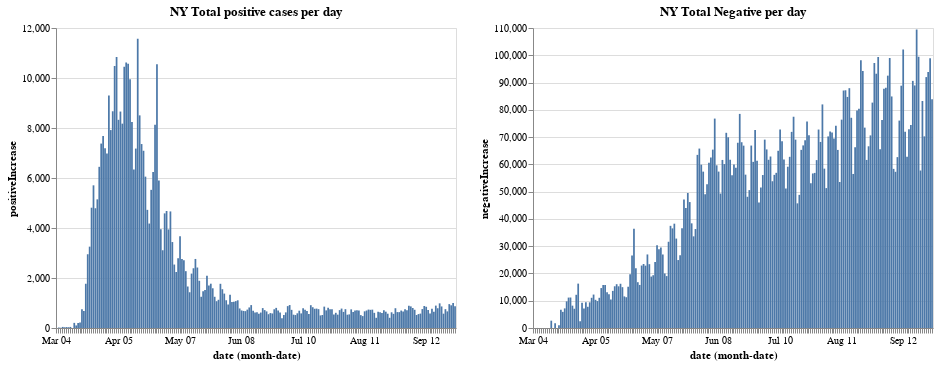

The cell this chart's notebook holds for it:
### Code cell
plot_total.encode(y='positiveIncrease').properties(title='NY Total positive cases per day')| plot_total.encode(y='negativeIncrease').properties(title='NY Total Negative per day')

### Figure 1 — Vega-Lite specification as saved in the notebook (floating-point values rounded to 4 significant figures; data arrays with more than 128 entries replaced by an {"elided": "..."} marker saying what was removed)
{"config": {"view": {"continuousWidth": 400, "continuousHeight": 300}}, "hconcat": [{"mark": "bar", "encoding": {"x": {"type": "ordinal", "field": "date", "timeUnit": "monthdate"}, "y": {"type": "quantitative", "field": "positiveIncrease"}}, "title": "NY Total positive cases per day", "width": 400}, {"mark": "bar", "encoding": {"x": {"type": "ordinal", "field": "date", "timeUnit": "monthdate"}, "y": {"type": "quantitative", "field": "negativeIncrease"}}, "title": "NY Total Negative per day", "width": 400}], "data": {"name": "data-66ca06371fb84b055bb1a3ee197785c6"}, "$schema": "https://vega.github.io/schema/vega-lite/v4.8.1.json", "datasets": {"data-66ca06371fb84b055bb1a3ee197785c6": {"elided": "208 records"}}}
